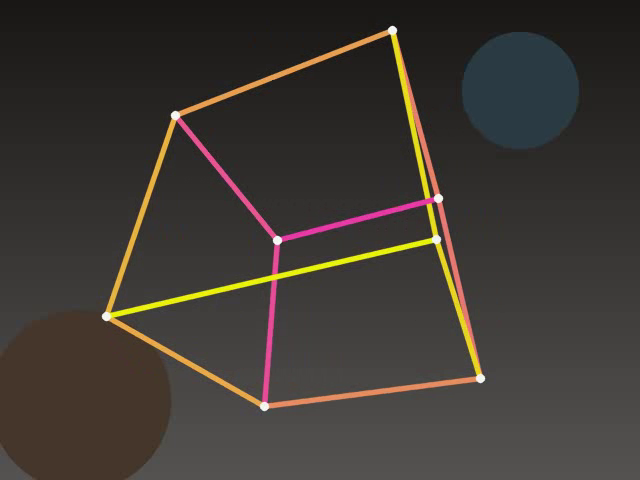
//> input picture frame 9 of lessons/opencv/素材/cube.mp4, 640 x 480 px, given in place of the camera
$ ./5.2-camera '../素材/apple.jpg'   (built with g++ and OpenCV 4)
//> lines starting //> are read from the running program, lines starting //| are printed output that depends on the picture; after the words box and inside, x2 and y2 are one past the last pixel; in counts of white or black regions, pixels touching at a corner belong together
#include <algorithm>
#include <cstring>
#include <iomanip>
#include <iostream>
#include <string>

#include <opencv2/core.hpp>
#include <opencv2/imgproc.hpp>
#include <opencv2/imgcodecs.hpp>
#include <opencv2/highgui.hpp>
#include <opencv2/videoio.hpp>

namespace {

void place(cv::Mat& panel, const cv::Mat& image, int x, int y, int width,
           int height, const std::string& label) {
    const int label_height = 28;
    cv::rectangle(panel, cv::Rect(x, y, width, label_height),
                  cv::Scalar(245, 245, 245), cv::FILLED);
    cv::putText(panel, label, cv::Point(x + 8, y + 20),
                cv::FONT_HERSHEY_SIMPLEX, 0.55, cv::Scalar(30, 30, 30), 1,
                cv::LINE_AA);

    const int inner_width = width - 16;
    const int inner_height = height - label_height - 16;
    const double scale = std::min(static_cast<double>(inner_width) / image.cols,
                                  static_cast<double>(inner_height) / image.rows);
    const int shown_width = std::max(1, cvRound(image.cols * scale));
    const int shown_height = std::max(1, cvRound(image.rows * scale));
    cv::Mat shown;
    cv::resize(image, shown, cv::Size(shown_width, shown_height), 0, 0,
               cv::INTER_AREA);
    const int left = x + (width - shown_width) / 2;
    const int top = y + label_height + (inner_height - shown_height) / 2 + 8;
    shown.copyTo(panel(cv::Rect(left, top, shown_width, shown_height)));
}

}  // namespace

int main(int argc, char** argv) {
    bool try_camera = true;
    bool show_window = true;
    for (int i = 1; i < argc; ++i) {
        if (std::strcmp(argv[i], "--no-camera") == 0) {
            try_camera = false;
        } else if (std::strcmp(argv[i], "--no-window") == 0) {
            show_window = false;
        }
    }

    cv::VideoCapture cap;
    std::string mode = "video";
    if (try_camera) {
        // Linux 上优先用 V4L2。CAP_ANY 可能选中 GStreamer，部分 GStreamer
        // 版本在设置宽高时会停掉采集管线，之后所有帧都为空。
        cap.open(0, cv::CAP_V4L2);
        if (!cap.isOpened()) {
            cap.open(0, cv::CAP_ANY);
        }
        if (cap.isOpened()) {
            mode = "camera";
        } else {
            std::cout << "camera open failed, using video" << '\n';
        }
    }

    if (!cap.isOpened()) {
        mode = "video";
        cap.open("../素材/cube.mp4", cv::CAP_ANY);
    }
    if (!cap.isOpened()) {
        std::cout << "无法打开视频" << '\n';
        return 1;
    }

    const bool set_width = cap.set(cv::CAP_PROP_FRAME_WIDTH, 1280);
    const bool set_height = cap.set(cv::CAP_PROP_FRAME_HEIGHT, 720);
    const bool set_fps = cap.set(cv::CAP_PROP_FPS, 30);

    cv::Mat last;
    int frames = 0;
    for (int i = 0; i < 5; ++i) {
        cv::Mat frame;
        cap >> frame;
//> frame is the input picture: 480 rows x 640 cols, CV_8UC3; mean B, G, R 51.2, 56.4, 61.6
        if (frame.empty()) {
            break;
        }
        last = frame.clone();
        ++frames;
    }
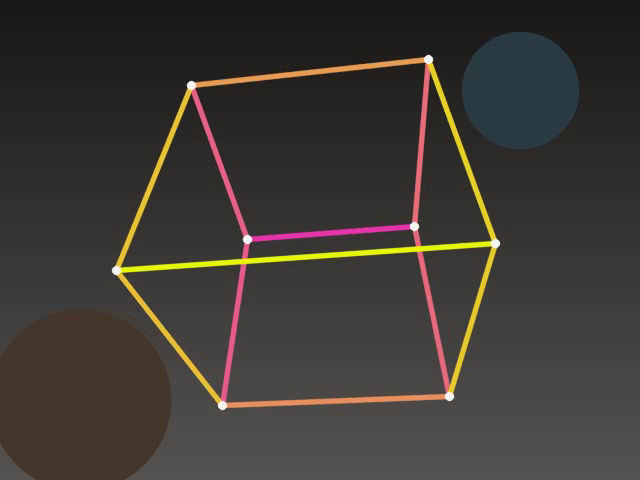
//> last: 480 rows x 640 cols, CV_8UC3; mean B, G, R 51.2, 56.6, 61.9

    if (frames == 0 && mode == "camera") {
        std::cout << "camera gave no frame, using video" << '\n';
        cap.release();
        cap.open("../素材/cube.mp4", cv::CAP_ANY);
        mode = "video";
        for (int i = 0; i < 5; ++i) {
            cv::Mat frame;
            cap >> frame;
            if (frame.empty()) {
                break;
            }
            last = frame.clone();
            ++frames;
        }
    }

    const double width = cap.get(cv::CAP_PROP_FRAME_WIDTH);
    const double height = cap.get(cv::CAP_PROP_FRAME_HEIGHT);
    const double fps = cap.get(cv::CAP_PROP_FPS);
    std::cout << "mode=" << mode << '\n';
    std::cout << "set width=" << set_width << " height=" << set_height
              << " fps=" << set_fps << '\n';
    std::cout << "requested=1280x720 fps=30.00" << '\n';
    std::cout << "actual=" << cvRound(width) << "x" << cvRound(height)
              << " fps=" << std::fixed << std::setprecision(2) << fps << '\n';
    std::cout << "frames=" << frames << '\n';

    if (last.empty()) {
        std::cout << "没有读到帧" << '\n';
        return 1;
    }

    cv::Mat mirrored;
    cv::flip(last, mirrored, 1);
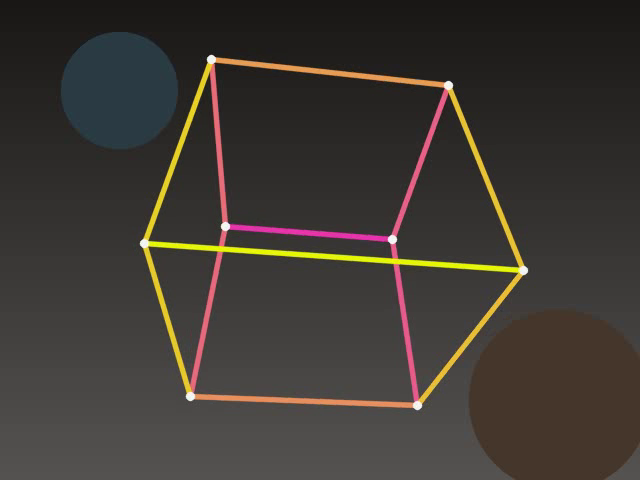
//> mirrored: 480 rows x 640 cols, CV_8UC3; mean B, G, R 51.2, 56.6, 61.9
    const bool saved_jpg = cv::imwrite("../素材/snapshot.jpg", mirrored);

    cv::Mat panel(520, 1280, CV_8UC3, cv::Scalar(255, 255, 255));
    place(panel, last, 0, 0, 640, 520, "last captured frame");
//> in place, `cv::rectangle(panel, cv::Rect(x, y, width, label_height), cv::Scalar(2..`:
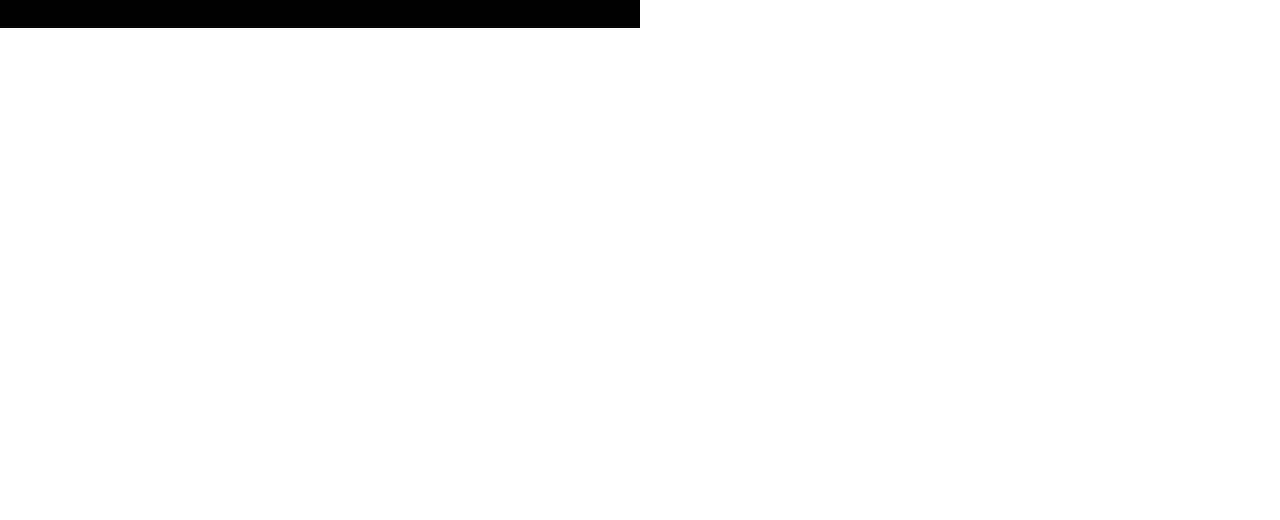
//> panel: 520 rows x 1280 cols, CV_8UC3; values 245 (black) and 255 (white), 97.3% white; 1 black region, box (x1, y1, x2, y2) and area: (0, 0, 640, 28) 17920
//> in place, `shown.copyTo(panel(cv::Rect(left, top, shown_width, shown_height)));`:
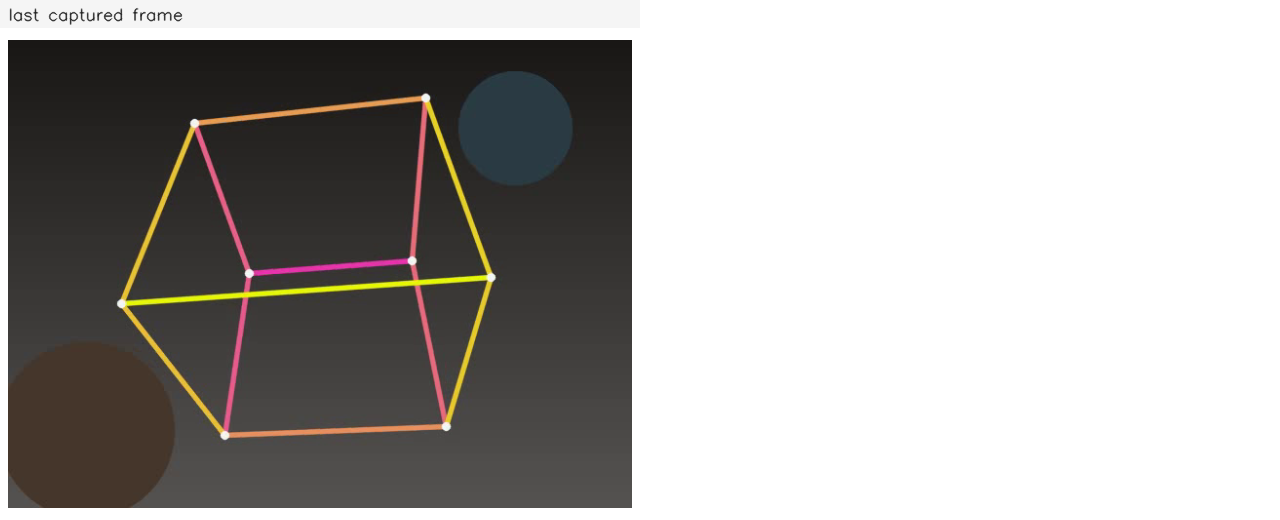
//> panel: 520 rows x 1280 cols, CV_8UC3; mean B, G, R 165.1, 167.5, 169.8
    place(panel, mirrored, 640, 0, 640, 520, "mirrored snapshot");
//> call 2 of place, with x = 640, y = 0, width = 640, height = 520, label = "mirrored snapshot"
//> in place (call 2), `cv::rectangle(panel, cv::Rect(x, y, width, label_height), cv::Scalar(2..`: panel: 520 rows x 1280 cols, CV_8UC3; 2.69% of pixels changed, all inside (x1, y1, x2, y2) = (640, 0, 1280, 28)
//> in place (call 2), `cv::putText(panel, label, cv::Point(x + 8, y + 20), cv::FONT_HERSHEY_S..`:
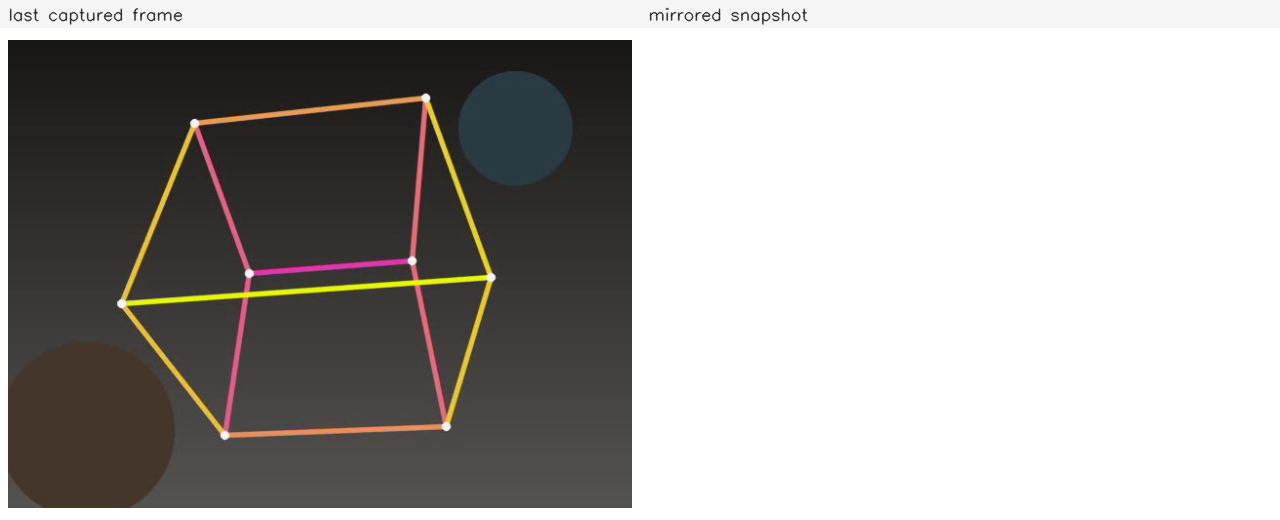
//> panel: 520 rows x 1280 cols, CV_8UC3; mean B, G, R 164.7, 167.1, 169.4
//> in place (call 2), `shown.copyTo(panel(cv::Rect(left, top, shown_width, shown_height)));`:
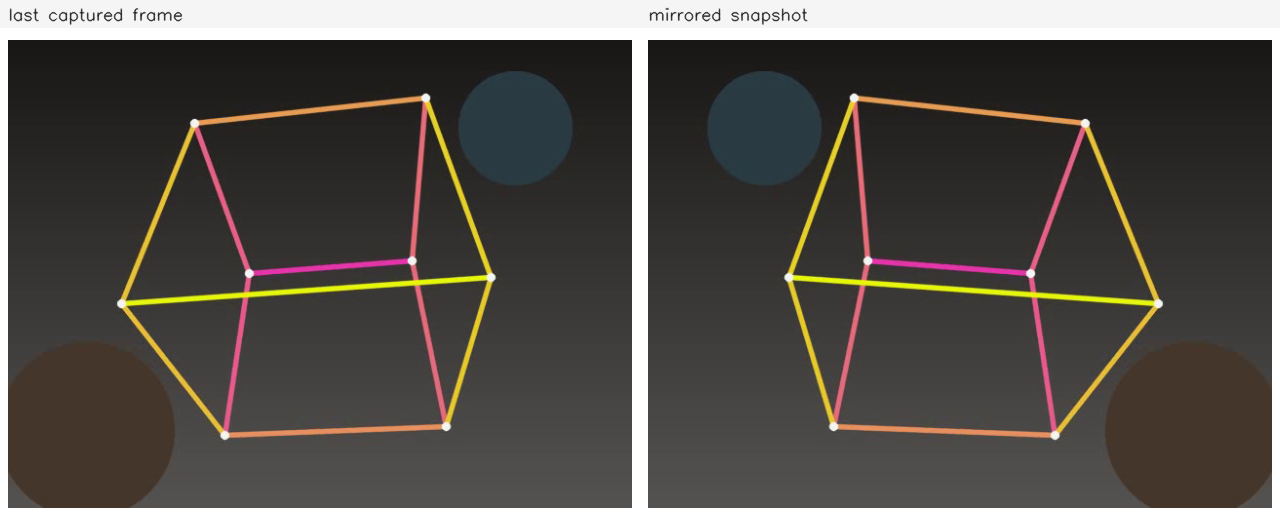
//> panel: 520 rows x 1280 cols, CV_8UC3; mean B, G, R 75.3, 80.1, 84.7
    const bool saved_png = cv::imwrite("../素材/out_camera.png", panel);

    std::cout << "saved snapshot.jpg: " << (saved_jpg ? "yes" : "no") << '\n';
//| saved snapshot.jpg: yes
    std::cout << "saved out_camera.png: " << (saved_png ? "yes" : "no")
              << '\n';
//| saved out_camera.png: yes

    if (show_window) {
        if (mode == "camera") {
            cv::imshow("snapshot", mirrored);
        } else {
            cv::imshow("camera fallback", panel);
        }
        std::cout << "press any key in the window to close" << '\n';
        cv::waitKey(0);
    }
    return 0;
}

$ run again, starting later in the video
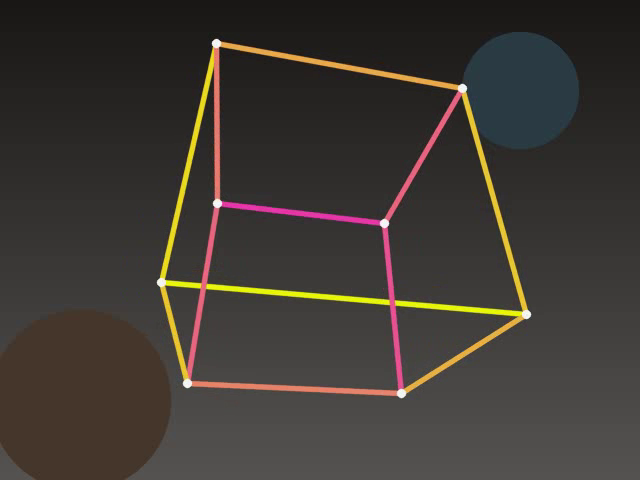
//> input picture frame 40 of lessons/opencv/素材/cube.mp4, 640 x 480 px, given in place of the camera
//> frame is the input picture: 480 rows x 640 cols, CV_8UC3; mean B, G, R 51.2, 56.5, 61.9
//> in place (call 2), `cv::putText(panel, label, cv::Point(x + 8, y + 20), cv::FONT_HERSHEY_S..`:
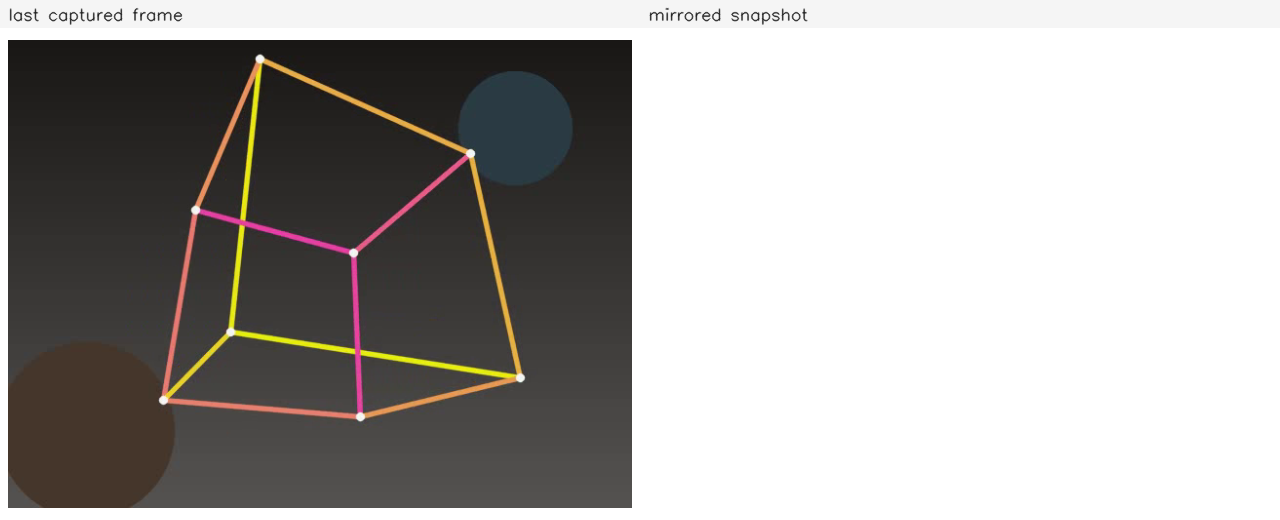
//> panel: 520 rows x 1280 cols, CV_8UC3; mean B, G, R 164.8, 167, 169.4
//> in place (call 2), `shown.copyTo(panel(cv::Rect(left, top, shown_width, shown_height)));`:
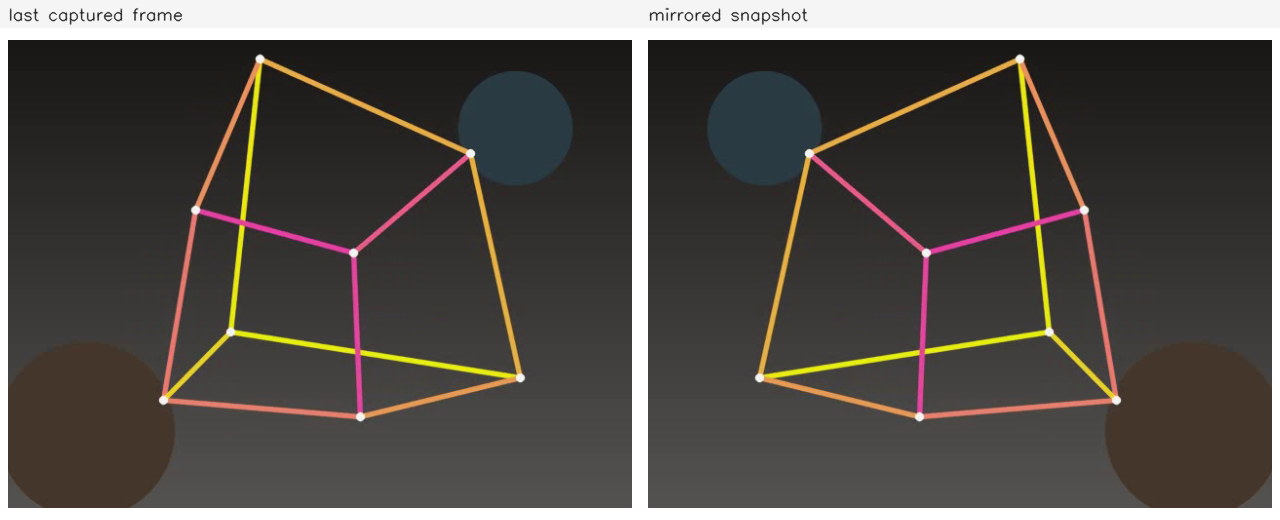
//> panel: 520 rows x 1280 cols, CV_8UC3; mean B, G, R 75.4, 79.9, 84.6
//| saved snapshot.jpg: yes
//| saved out_camera.png: yes

$ run again, starting later in the video
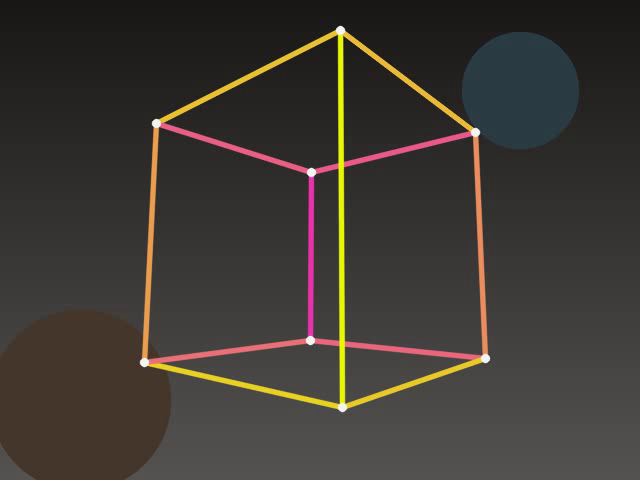
//> input picture frame 72 of lessons/opencv/素材/cube.mp4, 640 x 480 px, given in place of the camera
//> frame is the input picture: 480 rows x 640 cols, CV_8UC3; mean B, G, R 51.3, 56.6, 61.9
//> in place (call 2), `cv::putText(panel, label, cv::Point(x + 8, y + 20), cv::FONT_HERSHEY_S..`:
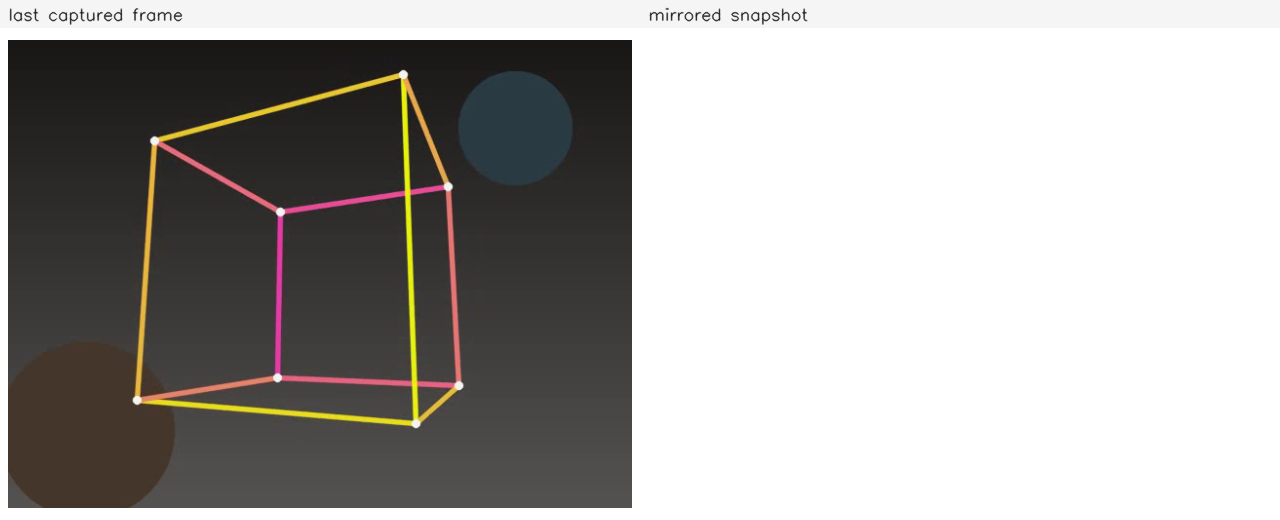
//> panel: 520 rows x 1280 cols, CV_8UC3; mean B, G, R 164.8, 167.1, 169.4
//> in place (call 2), `shown.copyTo(panel(cv::Rect(left, top, shown_width, shown_height)));`:
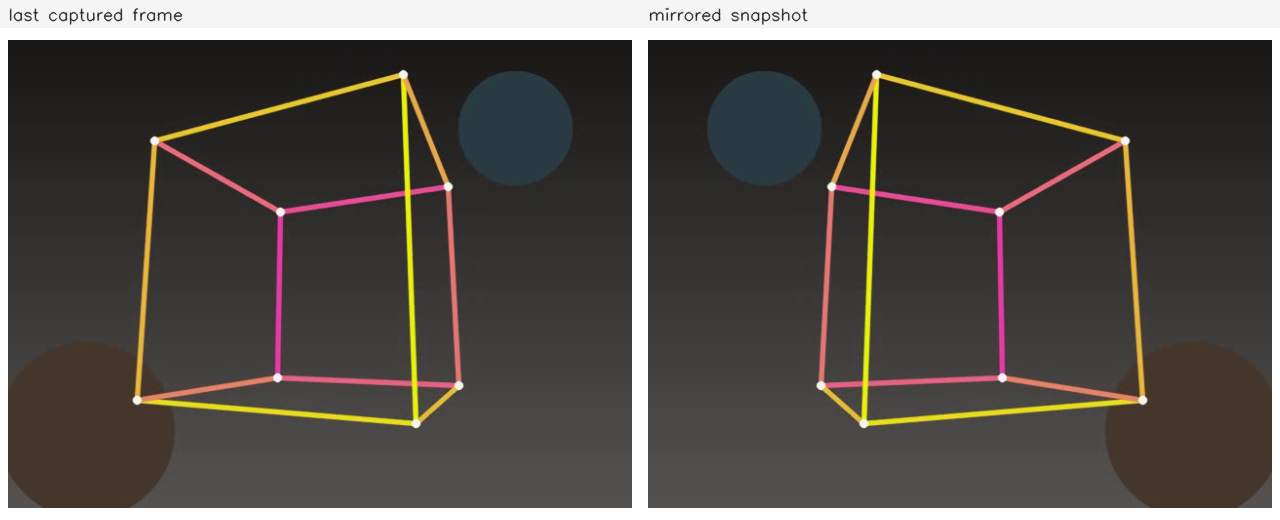
//> panel: 520 rows x 1280 cols, CV_8UC3; mean B, G, R 75.4, 80.1, 84.7
//| saved snapshot.jpg: yes
//| saved out_camera.png: yes
